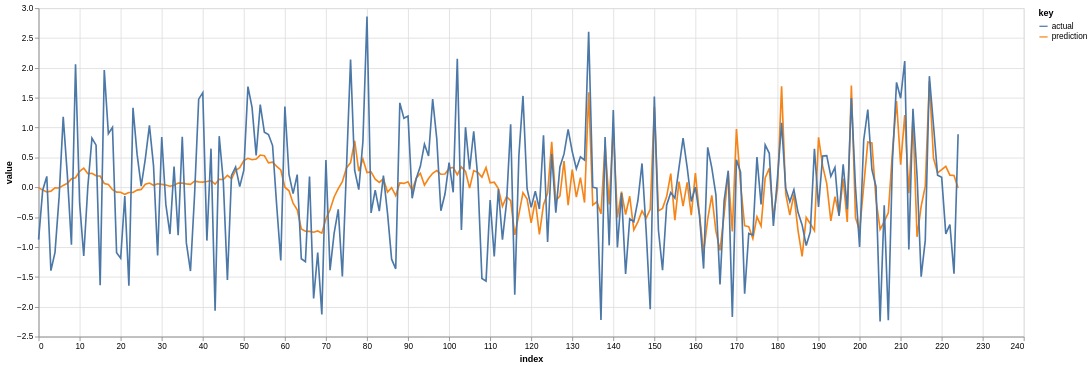

Here is the notebook cell this chart was saved with:
### Markdown cell above
An element from the above batch is encoded, decoded, and a prediction plotted

### Code cell
# i = 0
# i = 1
i = 31

# indexes from the above batch
i_s, *_ = batch

def plot_prediction(ds, i):
    
    x = ds[i][1].numpy()
    x_pred, z_mean, z_sd = model(x, jr.PRNGKey(42))
    display(ds.metadata_df.loc[i])
    df = pd.DataFrame({'prediction': x_pred[0], 'actual': x.ravel()})
    n_rows = 2000
    
    return trapallada.plot.df(df.iloc[:n_rows])

# plot_prediction(ds, 25)
plot_prediction(ds, i_s[i].item())

### Figure 1 — Vega-Lite specification as saved in the notebook (floating-point values rounded to 4 significant figures; data arrays with more than 128 entries replaced by an {"elided": "..."} marker saying what was removed)
{"config": {"view": {"continuousWidth": 300, "continuousHeight": 300}}, "data": {"name": "data-71a0cea42034dabbb2bba4a9db0a2368"}, "mark": {"type": "line"}, "encoding": {"color": {"field": "key", "type": "nominal"}, "x": {"field": "index", "type": "quantitative"}, "y": {"field": "value", "type": "quantitative"}}, "height": 400, "transform": [{"fold": ["prediction", "actual"]}], "width": 1200, "$schema": "https://vega.github.io/schema/vega-lite/v5.8.0.json", "datasets": {"data-71a0cea42034dabbb2bba4a9db0a2368": {"elided": "225 records"}}}
